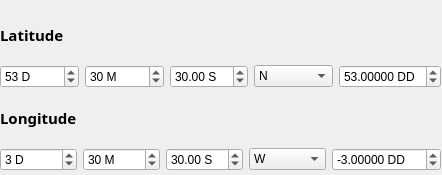
<?xml version="1.0" encoding="UTF-8"?>
<ui version="4.0">
 <class>LatlngcalcDialogBase</class>
 <widget class="QDialog" name="LatlngcalcDialogBase">
  <property name="geometry">
   <rect>
    <x>0</x>
    <y>0</y>
    <width>442</width>
    <height>175</height>
   </rect>
  </property>
  <property name="windowTitle">
   <string>Latitude / Longitude Calculator</string>
  </property>
  <widget class="QWidget" name="">
   <property name="geometry">
    <rect>
     <x>0</x>
     <y>10</y>
     <width>441</width>
     <height>161</height>
    </rect>
   </property>
   <layout class="QVBoxLayout" name="verticalLayout">
    <item>
     <widget class="QLabel" name="label">
      <property name="font">
       <font>
        <family>Noto Sans Adlam</family>
        <pointsize>11</pointsize>
        <weight>75</weight>
        <bold>true</bold>
       </font>
      </property>
      <property name="text">
       <string>Latitude</string>
      </property>
     </widget>
    </item>
    <item>
     <layout class="QHBoxLayout" name="horizontalLayout">
      <item>
       <widget class="QSpinBox" name="spbLatD">
        <property name="suffix">
         <string> D</string>
        </property>
        <property name="maximum">
         <number>90</number>
        </property>
        <property name="value">
         <number>53</number>
        </property>
       </widget>
      </item>
      <item>
       <widget class="QSpinBox" name="spbLatM">
        <property name="suffix">
         <string> M</string>
        </property>
        <property name="maximum">
         <number>59</number>
        </property>
        <property name="value">
         <number>30</number>
        </property>
       </widget>
      </item>
      <item>
       <widget class="QDoubleSpinBox" name="spbLatS">
        <property name="prefix">
         <string/>
        </property>
        <property name="suffix">
         <string> S</string>
        </property>
        <property name="maximum">
         <double>59.990000000000002</double>
        </property>
        <property name="value">
         <double>30.000000000000000</double>
        </property>
       </widget>
      </item>
      <item>
       <widget class="QComboBox" name="cmbLatH">
        <property name="currentText">
         <string>N</string>
        </property>
        <item>
         <property name="text">
          <string>N</string>
         </property>
        </item>
        <item>
         <property name="text">
          <string>S</string>
         </property>
        </item>
       </widget>
      </item>
      <item>
       <widget class="QDoubleSpinBox" name="spbLatDD">
        <property name="suffix">
         <string> DD</string>
        </property>
        <property name="decimals">
         <number>5</number>
        </property>
        <property name="minimum">
         <double>-90.000000000000000</double>
        </property>
        <property name="maximum">
         <double>90.000000000000000</double>
        </property>
        <property name="singleStep">
         <double>0.010000000000000</double>
        </property>
        <property name="value">
         <double>53.000000000000000</double>
        </property>
       </widget>
      </item>
     </layout>
    </item>
    <item>
     <widget class="QLabel" name="label_2">
      <property name="font">
       <font>
        <family>Noto Sans Adlam</family>
        <pointsize>11</pointsize>
        <weight>75</weight>
        <bold>true</bold>
       </font>
      </property>
      <property name="text">
       <string>Longitude</string>
      </property>
     </widget>
    </item>
    <item>
     <layout class="QHBoxLayout" name="horizontalLayout_2">
      <item>
       <widget class="QSpinBox" name="spbLngD">
        <property name="suffix">
         <string> D</string>
        </property>
        <property name="maximum">
         <number>180</number>
        </property>
        <property name="value">
         <number>3</number>
        </property>
       </widget>
      </item>
      <item>
       <widget class="QSpinBox" name="spbLngM">
        <property name="suffix">
         <string> M</string>
        </property>
        <property name="maximum">
         <number>59</number>
        </property>
        <property name="value">
         <number>30</number>
        </property>
       </widget>
      </item>
      <item>
       <widget class="QDoubleSpinBox" name="spbLngS">
        <property name="prefix">
         <string/>
        </property>
        <property name="suffix">
         <string> S</string>
        </property>
        <property name="maximum">
         <double>59.990000000000002</double>
        </property>
        <property name="value">
         <double>30.000000000000000</double>
        </property>
       </widget>
      </item>
      <item>
       <widget class="QComboBox" name="cmbLngH">
        <property name="currentText">
         <string>W</string>
        </property>
        <item>
         <property name="text">
          <string>W</string>
         </property>
        </item>
        <item>
         <property name="text">
          <string>E</string>
         </property>
        </item>
       </widget>
      </item>
      <item>
       <widget class="QDoubleSpinBox" name="spbLngDD">
        <property name="suffix">
         <string> DD</string>
        </property>
        <property name="decimals">
         <number>5</number>
        </property>
        <property name="minimum">
         <double>-180.000000000000000</double>
        </property>
        <property name="maximum">
         <double>180.000000000000000</double>
        </property>
        <property name="singleStep">
         <double>0.010000000000000</double>
        </property>
        <property name="value">
         <double>-3.000000000000000</double>
        </property>
       </widget>
      </item>
     </layout>
    </item>
   </layout>
  </widget>
 </widget>
 <resources/>
 <connections/>
</ui>
